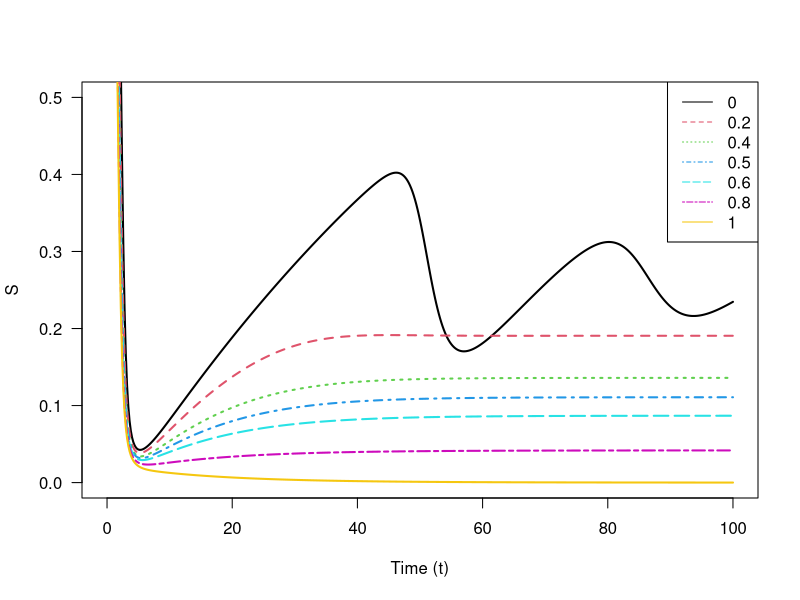

Write R code to recreate this figure.
library(deSolve)
## Vector Field for SIR model
SIR.vector.field <- function(t, vars, parms) {
  ##SIR.vector.field <- function(t, vars=c(S=S,I=I,R=R,Q=Q,X=X), parms=c(R_0=R_0,gamma=gamma,delta=delta,mu=mu,p=p)) {
    with(as.list(c(parms, vars)), {
    dS <- mu*(1-p) -gamma*R_0*S*I -mu*S# dS/dt
    dQ <- gamma*R_0*S*I + mu*p # cumulative cases
    dX <- gamma*R_0*S*I #cumulative normally infected cases
    dI <- dQ - gamma*I-mu*I # dI/dt
    dR <- gamma*I-mu*R #dR/dt
    vec.fld <- c(dS=dS, dI=dI, dR=dR, dQ=dQ, dX=dX)
    return(list(vec.fld)) # ode() requires a list
  })
}

draw.soln <- function(ic=c(S=1,I=0,R=0,Q=0,X=0), tmax=1,
                      times=seq(0,tmax,by=tmax/500),
                      func, parms, ... ) {
  soln <- ode(ic, times, func, parms)
  lines(times, soln[,"S"], lwd=2,... )
  return(invisible(as.data.frame(soln)))
}

## Plot solutions of the SIR model
tmax <- 100 # end time for numerical integration of the ODE
## draw box for plot:
plot(0,0,xlim=c(0,tmax),ylim=c(0,0.5),
     type="n",xlab="Time (t)",ylab="S",las=1)
## initial conditions:
I0 <- 0.001
S0 <- 1 - I0
R0 <- 1 - I0 - S0
Q0 <- I0
X0 <- Q0
## draw solutions for several values of parameter R_0:
vary_p <- c(0,0.2,0.4,0.5,0.6,0.8,1)

for (i in 1:length(vary_p)) {
  draw.soln(ic=c(S=S0,I=I0,R=R0,Q=Q0,X=X0), tmax=tmax,
            func=SIR.vector.field,
            parms=c(R_0=4,gamma=1,delta=0,mu=1/80,p=vary_p[i]),
            col=i,
            lty=i # use a different line style for each solution
  )
}
legend("topright",legend=vary_p,col=1:length(vary_p),lty=1:length(vary_p))
